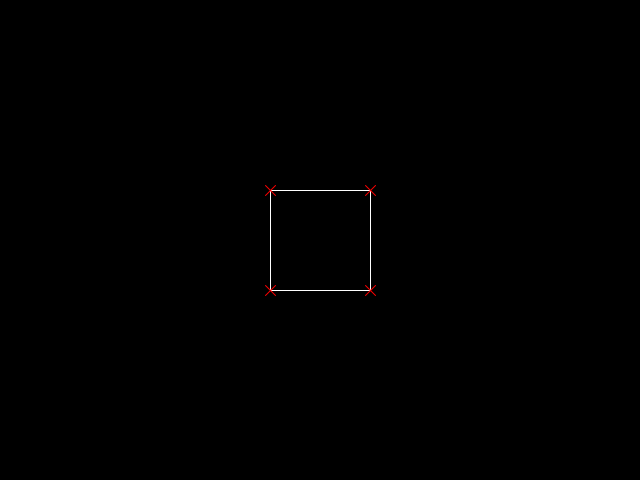
Frame 1 (no input)
Frame 60 (the mouse pressed at the canvas centre just before this capture): identical to frame 1, image omitted
Frame 120 (the mouse held since frame 60 and released just before this capture): identical to frame 1, image omitted

The Processing sketch that drew this single still picture (run headless with seeded random() and noise(); from frame 60 on, the mouse is pressed at the canvas centre):

// Processing sketch: solid
// ── solid.pde

Object o = new Object(50);

void setup() {
  size(640, 480);
}

void draw() {
  translate(width / 2, height / 2);
  background(0);
  
  o.draw();
}

// ── object.pde

class Object {
  PVector[] vertices;
  PVector[] internalVertices;
    
  Object(float size) {
    vertices = new PVector[] {
      new PVector(-1 * size, -1 * size),
      new PVector(-1 * size,  1 * size),
      new PVector( 1 * size,  1 * size),
      new PVector( 1 * size, -1 * size),
    };
    
    
    internalVertices = new PVector[] {
      new PVector(-1 * size, -1 * size),
      new PVector(-1 * size,  1 * size),
      new PVector( 1 * size,  1 * size),
      new PVector( 1 * size, -1 * size),
    };
    
  }
  
  void draw() {
    stroke(255);
    fill(0);
    beginShape();
    for (PVector v : this.vertices) vertex(v.x, v.y);
    vertex(this.vertices[0].x, this.vertices[0].y);
    endShape();
    
    stroke(255, 0, 0);
    float crossSize = 5;
    for (PVector v : this.vertices)
    {
      line(v.x + crossSize, v.y + crossSize, v.x - crossSize, v.y - crossSize);
      line(v.x - crossSize, v.y + crossSize, v.x + crossSize, v.y - crossSize);
    }
    
  }
  
}
